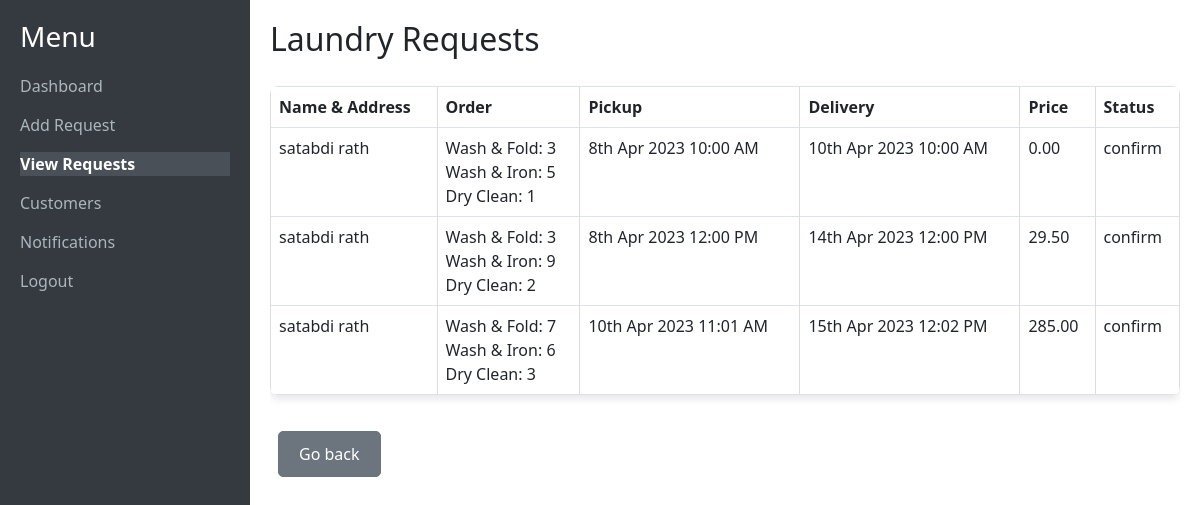
The page /view_request.php on the database as committed earlier.
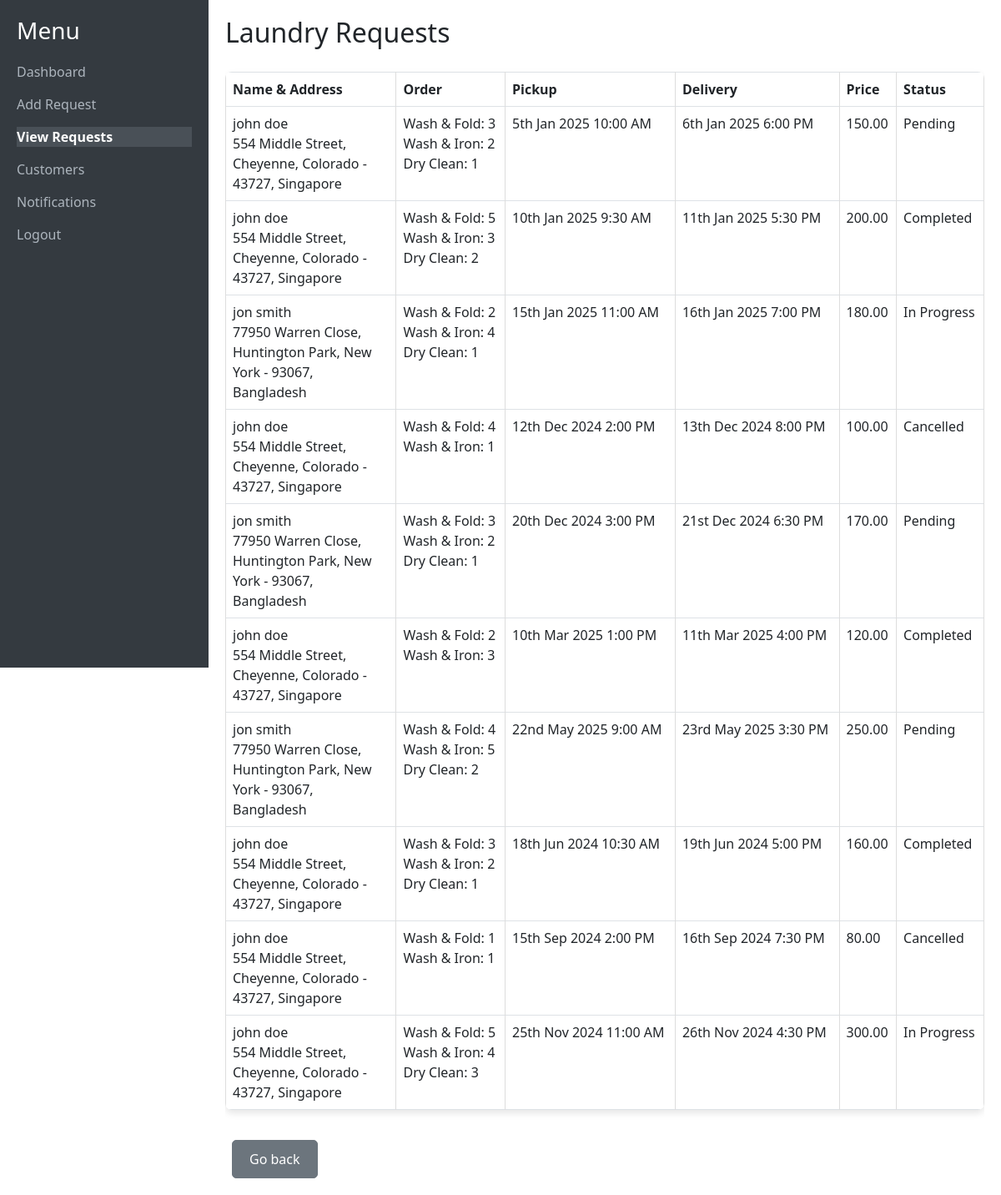
The same page on the database as committed later.
### tables this page shows
CREATE TABLE `laundry_requests` (
  `id` int(11) NOT NULL,
  `user_id` int(11) NOT NULL,
  `pickup_date` date NOT NULL,
  `pickup_time` time NOT NULL,
  `delivery_date` date NOT NULL,
  `delivery_time` time NOT NULL,
  `wash_fold` int(11) NOT NULL,
  `wash_iron` int(11) NOT NULL,
  `dry_clean` int(11) NOT NULL,
  `price` decimal(10,2) NOT NULL,
  `status` varchar(255) NOT NULL,
  `created_at` timestamp NOT NULL DEFAULT current_timestamp(),
  `updated_at` timestamp NOT NULL DEFAULT current_timestamp() ON UPDATE current_timestamp()
);

CREATE TABLE `users` (
  `id` int(11) NOT NULL,
  `name` varchar(255) NOT NULL,
  `email` varchar(255) NOT NULL,
  `password` varchar(255) NOT NULL,
  `reset_token` varchar(255) DEFAULT NULL,
  `phone` bigint(20) DEFAULT NULL,
  `address` varchar(250) DEFAULT NULL,
  `user_Type` int(11) DEFAULT NULL
);

### view_request.php (the view, shortened to what this page needs)
<?php
require 'config.php';
$query = "SELECT laundry_requests.*, users.name, users.address
          FROM laundry_requests
          JOIN users ON laundry_requests.user_id = users.id";
$result = mysqli_query($conn, $query);
$laundry_requests = mysqli_fetch_all($result, MYSQLI_ASSOC);
?>
<!DOCTYPE html>
<html lang="en" dir="ltr">
  <head>
    <link href="https://cdn.jsdelivr.net/npm/bootstrap@5.3.0-alpha1/dist/css/bootstrap.min.css" rel="stylesheet" />
  </head>
  <body>
    <div class="sidebar" id="sidebar">
    <?php include 'sidebar.php'; ?>
    </div>
    <div class="content">
  <h2>Laundry Requests</h2>
  <?php if (!empty($laundry_requests)): ?>
    <div class="table-responsive">
      <table class="table table-bordered">
        <thead>
          <tr>
            <th>Name & Address</th>
            <th>Order</th>
            <th>Pickup</th>
            <th>Delivery</th>
            <th>Price</th>
            <th>Status</th>
          </tr>
        </thead>
        <tbody>
          <?php foreach ($laundry_requests as $row): ?>
            <tr>
              <td>
                <?= htmlspecialchars($row['name']); ?><br>
                <?= htmlspecialchars($row['address']); ?>
              </td>
              <td>
                <?php if (!empty($row['wash_fold'])): ?>
                  <div>Wash & Fold: <?= htmlspecialchars($row['wash_fold']); ?></div>
                <?php endif; ?>
                <?php if (!empty($row['wash_iron'])): ?>
                  <div>Wash & Iron: <?= htmlspecialchars($row['wash_iron']); ?></div>
                <?php endif; ?>
                <?php if (!empty($row['dry_clean'])): ?>
                  <div>Dry Clean: <?= htmlspecialchars($row['dry_clean']); ?></div>
                <?php endif; ?>
              </td>
              <td>
  <?php
  $pickup_datetime = new DateTime($row['pickup_date'] . ' ' . $row['pickup_time']);
  echo $pickup_datetime->format('jS M Y g:i A');
  ?>
</td>
<td>
  <?php
  $delivery_datetime = new DateTime($row['delivery_date'] . ' ' . $row['delivery_time']);
  echo $delivery_datetime->format('jS M Y g:i A');
  ?>
</td>
              <td><?= htmlspecialchars(number_format($row['price'], 2)); ?></td>
              <td><?= htmlspecialchars($row['status']); ?></td>
            </tr>
          <?php endforeach; ?>
        </tbody>
      </table>
      <a href="index.php" class="btn btn-secondary ms-2">Go back</a>
    </div>
  <?php else: ?>
    <p>No laundry requests found. <a href="laundry_request.php">Book your request now!</a></p>
  <?php endif; ?>
</div>
  </body>
</html>

### sidebar.php (shortened to what this page needs)
<!DOCTYPE html>
<html lang="en">
<head>
    <link href="css/sidebar.css" rel="stylesheet">
</head>
<body>
  <?php
  $current_page = basename($_SERVER['PHP_SELF']);
  ?>
  <div class="sidebar">
    <h3>Menu</h3>
    <a href="index.php" class="<?= $current_page == 'index.php' ? 'active' : ''; ?>">Dashboard</a>
    <a href="laundry_request.php" class="<?= $current_page == 'laundry_request.php' ? 'active' : ''; ?>">Add Request</a>
    <a href="view_request.php" class="<?= $current_page == 'view_request.php' ? 'active' : ''; ?>">View Requests</a>
    <a href="customer.php" class="<?= $current_page == 'customer.php' ? 'active' : ''; ?>">Customers</a>
    <a href="notification.php" class="<?= $current_page == 'notification.php' ? 'active' : ''; ?>">Notifications</a>
    <a href="logout.php" class="<?= $current_page == 'logout.php' ? 'active' : ''; ?>">Logout</a>
  </div>
</body>
</html>

### css/sidebar.css (style rules this page uses)
.sidebar { height: 100vh; position: fixed; top: 0; left: 0; background-color: #343a40; padding: 20px; color: white; width: 250px; }
.sidebar h3 { margin-bottom: 20px; }
.sidebar a { color: #adb5bd; text-decoration: none; display: block; margin-bottom: 15px; }
.sidebar a.active, .mobile-menu a.active { color: white; background-color: #495057; font-weight: bold; }

### view_request.php (style rules this page uses)
.content { margin-left: 250px; padding: 20px; }
table { width: 100%; margin-top: 20px; border-collapse: collapse; }
th, td { padding: 12px; text-align: left; border: 1px solid #ddd; }
th { background-color: #f2f2f2; color: #333; }
tr:nth-child(even) { background-color: #f9f9f9; }
td { word-wrap: break-word; max-width: 200px; }
table { box-shadow: 0 4px 8px rgba(0, 0, 0, 0.1); border-radius: 8px; overflow: hidden; }
th { font-size: 16px; font-weight: 600; padding: 15px; }
.btn-secondary { background-color: #6c757d; color: white; padding: 10px 20px; text-decoration: none; border-radius: 5px; margin-top: 20px; display: inline-block; }

Rows that differ between the two databases and show on the page:
removed laundry_requests: user.name "satabdi rath", wash_fold "3", wash_iron "5", dry_clean "1", $pickup_datetime->format('jS M Y g:i A') "8th Apr 2023 10:00 AM", $delivery_datetime->format('jS M Y g:i A') "10th Apr 2023 10:00 AM", price "0.00", status "confirm"
removed laundry_requests: user.name "satabdi rath", wash_fold "3", wash_iron "9", dry_clean "2", $pickup_datetime->format('jS M Y g:i A') "8th Apr 2023 12:00 PM", $delivery_datetime->format('jS M Y g:i A') "14th Apr 2023 12:00 PM", price "29.50", status "confirm"
removed laundry_requests: user.name "satabdi rath", wash_fold "7", wash_iron "6", dry_clean "3", $pickup_datetime->format('jS M Y g:i A') "10th Apr 2023 11:01 AM", $delivery_datetime->format('jS M Y g:i A') "15th Apr 2023 12:02 PM", price "285.00", status "confirm"
added laundry_requests: user.name "john doe", user.address "554 Middle Street, Cheyenne, Colorado - 43727, Singapore", wash_fold "3", wash_iron "2", dry_clean "1", $pickup_datetime->format('jS M Y g:i A') "5th Jan 2025 10:00 AM", $delivery_datetime->format('jS M Y g:i A') "6th Jan 2025 6:00 PM", price "150.00", status "Pending"
added laundry_requests: user.name "john doe", user.address "554 Middle Street, Cheyenne, Colorado - 43727, Singapore", wash_fold "5", wash_iron "3", dry_clean "2", $pickup_datetime->format('jS M Y g:i A') "10th Jan 2025 9:30 AM", $delivery_datetime->format('jS M Y g:i A') "11th Jan 2025 5:30 PM", price "200.00", status "Completed"
added laundry_requests: user.name "jon smith", user.address "77950 Warren Close, Huntington Park, New York - 93067, Bangladesh", wash_fold "2", wash_iron "4", dry_clean "1", $pickup_datetime->format('jS M Y g:i A') "15th Jan 2025 11:00 AM", $delivery_datetime->format('jS M Y g:i A') "16th Jan 2025 7:00 PM", price "180.00", status "In Progress"
added laundry_requests: user.name "john doe", user.address "554 Middle Street, Cheyenne, Colorado - 43727, Singapore", wash_fold "4", wash_iron "1", $pickup_datetime->format('jS M Y g:i A') "12th Dec 2024 2:00 PM", $delivery_datetime->format('jS M Y g:i A') "13th Dec 2024 8:00 PM", price "100.00", status "Cancelled"
added laundry_requests: user.name "jon smith", user.address "77950 Warren Close, Huntington Park, New York - 93067, Bangladesh", wash_fold "3", wash_iron "2", dry_clean "1", $pickup_datetime->format('jS M Y g:i A') "20th Dec 2024 3:00 PM", $delivery_datetime->format('jS M Y g:i A') "21st Dec 2024 6:30 PM", price "170.00", status "Pending"
added laundry_requests: user.name "john doe", user.address "554 Middle Street, Cheyenne, Colorado - 43727, Singapore", wash_fold "2", wash_iron "3", $pickup_datetime->format('jS M Y g:i A') "10th Mar 2025 1:00 PM", $delivery_datetime->format('jS M Y g:i A') "11th Mar 2025 4:00 PM", price "120.00", status "Completed"
added laundry_requests: user.name "jon smith", user.address "77950 Warren Close, Huntington Park, New York - 93067, Bangladesh", wash_fold "4", wash_iron "5", dry_clean "2", $pickup_datetime->format('jS M Y g:i A') "22nd May 2025 9:00 AM", $delivery_datetime->format('jS M Y g:i A') "23rd May 2025 3:30 PM", price "250.00", status "Pending"
added laundry_requests: user.name "john doe", user.address "554 Middle Street, Cheyenne, Colorado - 43727, Singapore", wash_fold "3", wash_iron "2", dry_clean "1", $pickup_datetime->format('jS M Y g:i A') "18th Jun 2024 10:30 AM", $delivery_datetime->format('jS M Y g:i A') "19th Jun 2024 5:00 PM", price "160.00", status "Completed"
added laundry_requests: user.name "john doe", user.address "554 Middle Street, Cheyenne, Colorado - 43727, Singapore", wash_fold "1", wash_iron "1", $pickup_datetime->format('jS M Y g:i A') "15th Sep 2024 2:00 PM", $delivery_datetime->format('jS M Y g:i A') "16th Sep 2024 7:30 PM", price "80.00", status "Cancelled"
added laundry_requests: user.name "john doe", user.address "554 Middle Street, Cheyenne, Colorado - 43727, Singapore", wash_fold "5", wash_iron "4", dry_clean "3", $pickup_datetime->format('jS M Y g:i A') "25th Nov 2024 11:00 AM", $delivery_datetime->format('jS M Y g:i A') "26th Nov 2024 4:30 PM", price "300.00", status "In Progress"
